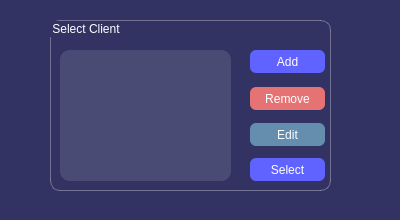
<?xml version="1.0" encoding="UTF-8"?>
<ui version="4.0">
 <class>configWindow</class>
 <widget class="QWidget" name="configWindow">
  <property name="geometry">
   <rect>
    <x>0</x>
    <y>0</y>
    <width>400</width>
    <height>220</height>
   </rect>
  </property>
  <property name="windowTitle">
   <string>Config...</string>
  </property>
  <widget class="QWidget" name="configWidget" native="true">
   <property name="geometry">
    <rect>
     <x>0</x>
     <y>0</y>
     <width>400</width>
     <height>220</height>
    </rect>
   </property>
   <property name="styleSheet">
    <string notr="true">QWidget#configWidget{
background-color: rgb(50, 51, 99);}</string>
   </property>
   <widget class="QGroupBox" name="selectClient">
    <property name="geometry">
     <rect>
      <x>50</x>
      <y>20</y>
      <width>281</width>
      <height>171</height>
     </rect>
    </property>
    <property name="styleSheet">
     <string notr="true">QWidget#selectClient{
border:1px solid rgba(255, 255, 255,80);
border-radius:10px;
color:rgba(255, 255, 255,255);
}</string>
    </property>
    <property name="title">
     <string>Select Client</string>
    </property>
    <widget class="QPushButton" name="startSCPButton_2">
     <property name="geometry">
      <rect>
       <x>30</x>
       <y>210</y>
       <width>75</width>
       <height>23</height>
      </rect>
     </property>
     <property name="styleSheet">
      <string notr="true">color: rgb(255, 255, 255);
background-color: rgb(88, 88, 88);</string>
     </property>
     <property name="text">
      <string>Start SCP</string>
     </property>
    </widget>
    <widget class="QPushButton" name="stopSCPButton_2">
     <property name="geometry">
      <rect>
       <x>180</x>
       <y>210</y>
       <width>75</width>
       <height>23</height>
      </rect>
     </property>
     <property name="styleSheet">
      <string notr="true">color: rgb(255, 255, 255);
background-color: rgb(88, 88, 88);</string>
     </property>
     <property name="text">
      <string>Stop SCP</string>
     </property>
    </widget>
    <widget class="QLabel" name="invalidLabel_3">
     <property name="geometry">
      <rect>
       <x>70</x>
       <y>180</y>
       <width>191</width>
       <height>20</height>
      </rect>
     </property>
     <property name="styleSheet">
      <string notr="true">font: 12pt &quot;Times New Roman&quot;;
color: rgb(232, 35, 17);</string>
     </property>
     <property name="text">
      <string/>
     </property>
    </widget>
    <widget class="QListWidget" name="listWidget">
     <property name="geometry">
      <rect>
       <x>10</x>
       <y>30</y>
       <width>171</width>
       <height>131</height>
      </rect>
     </property>
     <property name="styleSheet">
      <string notr="true">background-color: rgba(255, 255, 255,30);
color:rgb(255, 255, 255);
border-radius:10px;
padding:10px 10px;</string>
     </property>
    </widget>
    <widget class="QPushButton" name="addButton">
     <property name="geometry">
      <rect>
       <x>200</x>
       <y>30</y>
       <width>75</width>
       <height>23</height>
      </rect>
     </property>
     <property name="styleSheet">
      <string notr="true">color: rgb(255, 255, 255);
background-color: rgb(96, 99, 255);
border-radius:6px;</string>
     </property>
     <property name="text">
      <string>Add</string>
     </property>
    </widget>
    <widget class="QPushButton" name="removeButton">
     <property name="geometry">
      <rect>
       <x>200</x>
       <y>67</y>
       <width>75</width>
       <height>23</height>
      </rect>
     </property>
     <property name="styleSheet">
      <string notr="true">color: rgb(255, 255, 255);
background-color:#e57373;
border-radius:6px;</string>
     </property>
     <property name="text">
      <string>Remove</string>
     </property>
    </widget>
    <widget class="QPushButton" name="editButton">
     <property name="geometry">
      <rect>
       <x>200</x>
       <y>103</y>
       <width>75</width>
       <height>23</height>
      </rect>
     </property>
     <property name="styleSheet">
      <string notr="true">color: rgb(255, 255, 255);
background-color: #648dae;
border-radius:6px;</string>
     </property>
     <property name="text">
      <string>Edit</string>
     </property>
    </widget>
    <widget class="QPushButton" name="selectButton">
     <property name="geometry">
      <rect>
       <x>200</x>
       <y>138</y>
       <width>75</width>
       <height>23</height>
      </rect>
     </property>
     <property name="styleSheet">
      <string notr="true">color: rgb(255, 255, 255);
background-color: rgb(96, 99, 255);
border-radius:6px;</string>
     </property>
     <property name="text">
      <string>Select</string>
     </property>
    </widget>
   </widget>
  </widget>
 </widget>
 <resources/>
 <connections/>
</ui>
